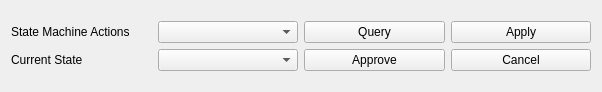
<?xml version="1.0" encoding="UTF-8"?>
<ui version="4.0">
 <class>StateMachineInterface</class>
 <widget class="QWidget" name="StateMachineInterface">
  <property name="geometry">
   <rect>
    <x>0</x>
    <y>0</y>
    <width>602</width>
    <height>92</height>
   </rect>
  </property>
  <property name="windowTitle">
   <string>Form</string>
  </property>
  <layout class="QVBoxLayout" name="verticalLayout">
   <item>
    <layout class="QGridLayout" name="gridLayout_3">
     <item row="2" column="3">
      <widget class="QPushButton" name="push_button_sm_apply">
       <property name="text">
        <string>Apply</string>
       </property>
      </widget>
     </item>
     <item row="2" column="1">
      <widget class="QComboBox" name="combo_box_sm_available_actions"/>
     </item>
     <item row="2" column="2">
      <widget class="QPushButton" name="push_button_sm_query">
       <property name="text">
        <string>Query</string>
       </property>
      </widget>
     </item>
     <item row="2" column="0">
      <widget class="QLabel" name="label_sm_actions">
       <property name="text">
        <string>State Machine Actions</string>
       </property>
      </widget>
     </item>
     <item row="4" column="2">
      <widget class="QPushButton" name="push_button_sm_approve">
       <property name="text">
        <string>Approve</string>
       </property>
      </widget>
     </item>
     <item row="4" column="0">
      <widget class="QLabel" name="label_sm_current_state">
       <property name="text">
        <string>Current State</string>
       </property>
      </widget>
     </item>
     <item row="4" column="1">
      <widget class="QComboBox" name="combo_box_sm_current_state"/>
     </item>
     <item row="4" column="3">
      <widget class="QPushButton" name="push_button_sm_cancel">
       <property name="text">
        <string>Cancel</string>
       </property>
      </widget>
     </item>
    </layout>
   </item>
  </layout>
 </widget>
 <resources/>
 <connections/>
</ui>
